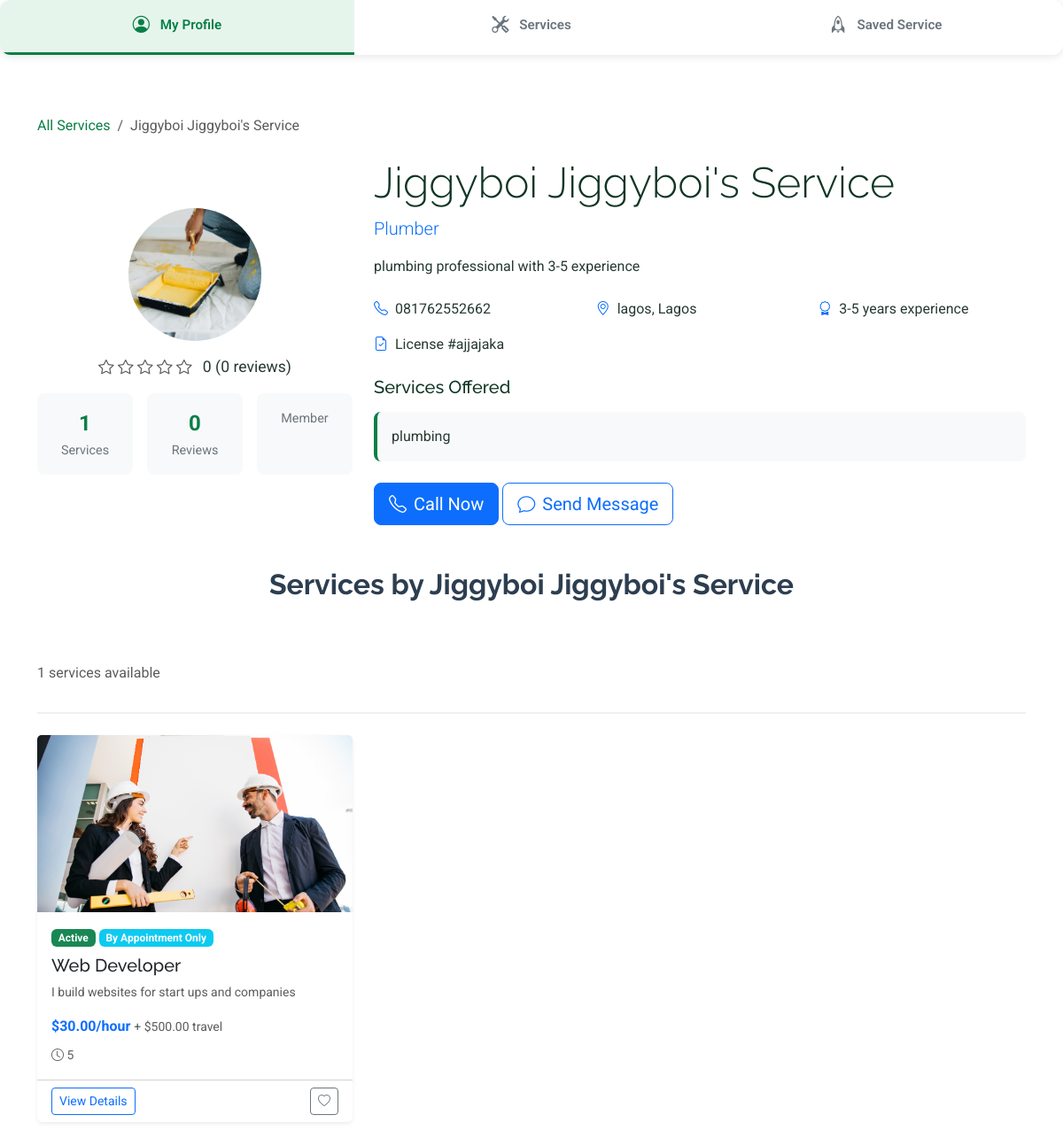
Page /craftsman/1/ on the committed database.
### findus/models.py (models this page shows, shortened)
class CraftsmanProfile(models.Model):
    SERVICE_CATEGORIES = [
    ('plumbing', 'Plumber'),
    ('electrical', 'Electrician'),
    ('ac_technician', 'AC Technician'),
    ('carpentry', 'Carpenter'),
    ('tiling', 'Tiler'),
    ('painting', 'Painter'),
    ('furniture_maker', 'Furniture Maker'),
    ('fumigation', 'Fumigator'),
    ('dstv_technician', 'DSTV Technician'),
    ('gas_appliance', 'Gas Appliance Technician'),
    ('pop_worker', 'POP Worker'),
    ('cleaning', 'Cleaner'),
    ('aluminium_worker', 'Aluminium Worker'),
    ('welding', 'Welder'),
    ('roofing', 'Roof Technician'),
    ('solar_power', 'Solar Power Technician'),
    ('masonry', 'Mason'),
    ('glass_partitioning', 'Glass/Partitioning Worker'),
    ('bricklayer', 'Bricklayer / Plasterer'),
    ('foreman', 'Foreman'),
    ('landscaping', 'Landscaping'),
    ('appliance_repair', 'Appliance Repair'),
    ('hvac', 'HVAC Services'),
    ('security_installation', 'CCTV / Security System Technician'),
    ('generator_technician', 'Generator Technician'),
    ('interior_design', 'Interior Designer'),
    ('flooring', 'Flooring / Epoxy Work'),
    ('metal_fabrication', 'Metal Fabrication'),
    ('waterproofing', 'Waterproofing Specialist'),
    ('pest_control', 'Pest Control'),
    ('scaffolding', 'Scaffolding Worker'),
    ('site_supervisor', 'Site Supervisor'),
    ('other', 'Other'),
]
    user_profile = models.OneToOneField('UserProfile', on_delete=models.CASCADE)
    business_name = models.CharField(max_length=255)
    service_category = models.CharField(
        max_length=100,
        choices=SERVICE_CATEGORIES
    )
    services_offered = models.TextField()
    service_area = models.CharField(max_length=255)
    years_of_experience = models.CharField(max_length=20, choices=[
        ('0-1', '0-1 years'),
        ('1-3', '1-3 years'),
        ('3-5', '3-5 years'),
        ('5+', '5+ years'),
    ])
    profile_photo = models.ImageField(upload_to='craftsman_profiles/', null=True, blank=True)
    license_number = models.CharField(max_length=100, blank=True, null=True)
    description = models.TextField()
    is_verified = models.BooleanField(default=False)
    rating = models.FloatField(default=0.0)
    created_at = models.DateTimeField(auto_now_add=True)
    updated_at = models.DateTimeField(auto_now=True)
    address = models.TextField()
    city = models.CharField(max_length=100)
    state = models.CharField(max_length=100)
    country = models.CharField(max_length=100)
    postal_code = models.CharField(max_length=20)
    phone = models.CharField(
        max_length=20
    )

class Service(models.Model):
    CATEGORY_CHOICES = [
        ('plumbing', 'Plumber'),
    ('electrical', 'Electrician'),
    ('ac_technician', 'AC Technician'),
    ('carpentry', 'Carpenter'),
    ('tiling', 'Tiler'),
    ('painting', 'Painter'),
    ('furniture_maker', 'Furniture Maker'),
    ('fumigation', 'Fumigator'),
    ('dstv_technician', 'DSTV Technician'),
    ('gas_appliance', 'Gas Appliance Technician'),
    ('pop_worker', 'POP Worker'),
    ('cleaning', 'Cleaner'),
    ('aluminium_worker', 'Aluminium Worker'),
    ('welding', 'Welder'),
    ('roofing', 'Roof Technician'),
    ('solar_power', 'Solar Power Technician'),
    ('masonry', 'Mason'),
    ('glass_partitioning', 'Glass/Partitioning Worker'),
    ('bricklayer', 'Bricklayer / Plasterer'),
    ('foreman', 'Foreman'),
    ('landscaping', 'Landscaping'),
    ('appliance_repair', 'Appliance Repair'),
    ('hvac', 'HVAC Services'),
    ('security_installation', 'CCTV / Security System Technician'),
    ('generator_technician', 'Generator Technician'),
    ('interior_design', 'Interior Designer'),
    ('flooring', 'Flooring / Epoxy Work'),
    ('metal_fabrication', 'Metal Fabrication'),
    ('waterproofing', 'Waterproofing Specialist'),
    ('pest_control', 'Pest Control'),
    ('scaffolding', 'Scaffolding Worker'),
    ('site_supervisor', 'Site Supervisor'),
    ('other', 'Other'),
    ]
    PRICE_TYPE_CHOICES = [
        ('hourly', 'Hourly Rate'),
        ('fixed', 'Fixed Price'),
    ]
    AVAILABILITY_CHOICES = [
        ('immediate', 'Immediately Available'),
        ('24_hours', 'Within 24 Hours'),
        ('48_hours', 'Within 48 Hours'),
        ('scheduled', 'By Appointment Only'),
    ]
    SERVICE_SCOPE_CHOICES = [
        ('small', 'Small Job (1-2 hours)'),
        ('medium', 'Medium Job (Half day)'),
        ('large', 'Large Job (Full day+)'),
        ('project', 'Multi-day Project'),
    ]
    craftsman = models.ForeignKey('CraftsmanProfile', on_delete=models.CASCADE)
    title = models.CharField(max_length=100)
    category = models.CharField(max_length=50, choices=CATEGORY_CHOICES)
    description = models.TextField()
    price_type = models.CharField(max_length=10, choices=PRICE_TYPE_CHOICES)
    hourly_rate = models.DecimalField(max_digits=8, decimal_places=2, null=True, blank=True)
    fixed_price = models.DecimalField(max_digits=8, decimal_places=2, null=True, blank=True)
    estimated_duration = models.CharField(max_length=100)
    min_hours = models.CharField(max_length=100, blank=True)
    image = models.ImageField(upload_to='service_images/', null=True, blank=True)
    availability = models.CharField(
        max_length=20,
        choices=AVAILABILITY_CHOICES,
        default='immediate'
    )
    job_size = models.CharField(
        max_length=20,
        choices=SERVICE_SCOPE_CHOICES,
        default='medium'
    )
    materials_included = models.BooleanField(default=False)
    travel_fee = models.DecimalField(
        max_digits=6,
        decimal_places=2,
        null=True,
        blank=True
    )
    features = models.JSONField(default=list, blank=True)
    service_status = models.CharField(max_length=100)
    created_at = models.DateTimeField(auto_now_add=True)
    updated_at = models.DateTimeField(auto_now=True)

### findus/views.py (the view)
# urls.py: path('craftsman/<int:craftsman_id>/', views.craftsman_public_profile, name='craftsman_public_profile'),
def craftsman_public_profile(request, craftsman_id):
    craftsman = get_object_or_404(
        CraftsmanProfile.objects.select_related(
            'user_profile',
            'user_profile__user'
        ),
        id=craftsman_id
    )
    services = Service.objects.filter(
        craftsman=craftsman,
        service_status='Active'
    ).annotate(
        avg_rating=Avg('reviews__rating'),
        review_count=Count('reviews')
    ).order_by('-created_at')
    paginator = Paginator(services, 6)
    page_number = request.GET.get('page')
    page_obj = paginator.get_page(page_number)
    total_reviews = Review.objects.filter(service__craftsman=craftsman).count()
    avg_rating = Review.objects.filter(
        service__craftsman=craftsman
    ).aggregate(avg_rating=Avg('rating'))['avg_rating'] or 0
    craftsman_stats = {
        'total_services': services.count(),
        'total_reviews': total_reviews,
        'avg_rating': round(avg_rating, 1) if avg_rating else 0,
        'member_since': craftsman.created_at
    }
    context = {
        'craftsman': craftsman,
        'services': page_obj,
        'craftsman_stats': craftsman_stats,
    }
    return render(request, 'craftsman_public_profile.html', context)

### findus/templates/craftsman_public_profile.html (shortened to what this page needs)
{% load static %}
<!DOCTYPE html>
<html lang="en">
<head>
  <link href="{% static 'assets/vendor/bootstrap/css/bootstrap.min.css' %}" rel="stylesheet">
  <link href="{% static 'assets/vendor/bootstrap-icons/bootstrap-icons.css' %}" rel="stylesheet">
  <link href="{% static 'assets/vendor/aos/aos.css' %}" rel="stylesheet">
  <link href="{% static 'assets/vendor/swiper/swiper-bundle.min.css' %}" rel="stylesheet">
  <link href="{% static 'assets/css/main.css' %}" rel="stylesheet">
</head>
<body class="agent-profile-page">
  <main class="main">
    <div class="dashboard-tabs">
        <a href="{% url 'customer_profile' %}" class="tab active">
            <i class="bi bi-person-circle"></i> My Profile
        </a>
        <a href="{% url 'customer_dashboard' %}" class="tab">
            <i class="bi bi-tools"></i> Services
        </a>
        <a href="{% url 'saved_services' %}" class="tab">
            <i class="bi bi-rocket"></i> Saved Service
        </a>
    </div>
    <div class="container py-5">
        <nav aria-label="breadcrumb" class="mb-4">
            <ol class="breadcrumb">
                <li class="breadcrumb-item"><a href="{% url 'customer_dashboard' %}">All Services</a></li>
                <li class="breadcrumb-item active">{{ craftsman.business_name }}</li>
            </ol>
        </nav>
        <div class="row align-items-center mb-5">
            <div class="col-lg-4 text-center">
                <div class="craftsman-avatar-large mb-3">
                    {% if craftsman.profile_photo %}
                        <img src="{{ craftsman.profile_photo.url }}" alt="{{ craftsman.business_name }}" class="img-fluid rounded-circle" style="width: 150px; height: 150px; object-fit: cover;">
                    {% else %}
                        <img src="{% static 'assets/img/default-avatar.jpg' %}" alt="Default avatar" class="img-fluid rounded-circle" style="width: 150px; height: 150px; object-fit: cover;">
                    {% endif %}
                </div>
                <div class="craftsman-stats">
                    <div class="rating-large mb-2">
                        {% for i in "12345" %}
                            <i class="bi bi-star{% if i|add:0 <= craftsman_stats.avg_rating %}fill text-warning{% else %} text-muted{% endif %}"></i>
                        {% endfor %}
                        <span class="ms-2">{{ craftsman_stats.avg_rating }} ({{ craftsman_stats.total_reviews }} reviews)</span>
                    </div>
                    <div class="stats-grid">
                        <div class="stat-item">
                            <strong>{{ craftsman_stats.total_services }}</strong>
                            <span>Services</span>
                        </div>
                        <div class="stat-item">
                            <strong>{{ craftsman_stats.total_reviews }}</strong>
                            <span>Reviews</span>
                        </div>
                        <div class="stat-item">
                            <span>Member</span>
                        </div>
                    </div>
                </div>
            </div>
            <div class="col-lg-8">
                <div class="craftsman-info">
                    <h1 class="display-5 mb-2">{{ craftsman.business_name }}</h1>
                    <p class="lead text-primary mb-3">{{ craftsman.get_service_category_display }}</p>
                    {% if craftsman.description %}
                    <div class="craftsman-bio mb-4">
                        <p class="mb-0">{{ craftsman.description }}</p>
                    </div>
                    {% endif %}
                    <div class="contact-info-grid mb-4">
                        <div class="contact-item">
                            <i class="bi bi-telephone text-primary"></i>
                            <span>{{ craftsman.phone }}</span>
                        </div>
                        <div class="contact-item">
                            <i class="bi bi-geo-alt text-primary"></i>
                            <span>{{ craftsman.city }}, {{ craftsman.state }}</span>
                        </div>
                        <div class="contact-item">
                            <i class="bi bi-award text-primary"></i>
                            <span>{{ craftsman.get_years_of_experience_display }} experience</span>
                        </div>
                        {% if craftsman.license_number %}
                        <div class="contact-item">
                            <i class="bi bi-file-earmark-check text-primary"></i>
                            <span>License #{{ craftsman.license_number }}</span>
                        </div>
                        {% endif %}
                    </div>
                    <div class="services-offered mb-4">
                        <h5 class="mb-3">Services Offered</h5>
                        <div class="services-tags">
                            {{ craftsman.services_offered }}
                        </div>
                    </div>
                    <div class="action-buttons">
                        <a href="tel:{{ craftsman.phone }}" class="btn btn-primary btn-lg">
                            <i class="bi bi-telephone me-2"></i>Call Now
                        </a>
                        <button class="btn btn-outline-primary btn-lg" onclick="showMessageModal('{{ craftsman.id }}')">
                            <i class="bi bi-chat me-2"></i>Send Message
                        </button>
                    </div>
                </div>
            </div>
        </div>
        <div class="services-section">
            <div class="section-header mb-4">
                <h2 class="section-title">Services by {{ craftsman.business_name }}</h2>
                <p class="text-muted">{{ craftsman_stats.total_services }} services available</p>
            </div>
            {% if services %}
            <div class="row g-4">
                {% for service in services %}
                <div class="col-lg-4 col-md-6">
                    <div class="service-card card border-0 shadow-sm h-100">
                        <a href="{% url 'service_detail' service.id %}">
                            {% if service.image %}
                                <img src="{{ service.image.url }}" class="card-img-top" alt="{{ service.title }}" style="height: 200px; object-fit: cover;">
                            {% else %}
                                <img src="{% static 'assets/img/default-service.jpg' %}" class="card-img-top" alt="Default service" style="height: 200px; object-fit: cover;">
                            {% endif %}
                        </a>
                        <div class="card-body">
                            <div class="service-status mb-2">
                                <span class="badge bg-success">{{ service.service_status }}</span>
                                <span class="badge bg-info">{{ service.get_availability_display }}</span>
                            </div>
                            <h5 class="card-title">
                                <a href="{% url 'service_detail' service.id %}" class="text-decoration-none text-dark">
                                    {{ service.title }}
                                </a>
                            </h5>
                            <p class="card-text text-muted small">{{ service.description|truncatewords:20 }}</p>
                            <div class="service-price mb-2">
                                <strong class="text-primary">
                                    {% if service.price_type == 'hourly' %}
                                        ${{ service.hourly_rate }}/hour
                                    {% else %}
                                        ${{ service.fixed_price }}
                                    {% endif %}
                                </strong>
                                {% if service.travel_fee %}
                                    <small class="text-muted">+ ${{ service.travel_fee }} travel</small>
                                {% endif %}
                            </div>
                            <div class="service-meta">
                                <small class="text-muted">
                                    <i class="bi bi-clock"></i> {{ service.estimated_duration }}
                                </small>
                            </div>
                        </div>
                        <div class="card-footer bg-transparent">
                            <div class="service-actions">
                                <a href="{% url 'service_detail' service.id %}" class="btn btn-sm btn-outline-primary">View Details</a>
                                <button class="btn btn-sm btn-outline-secondary" onclick="addToFavorites({{ service.id }})">
                                    <i class="bi bi-heart"></i>
                                </button>
                            </div>
                        </div>
                    </div>
                </div>
                {% endfor %}
            </div>
            {% else %}
            <div class="text-center py-5">
                <i class="bi bi-tools display-1 text-muted"></i>
                <h4 class="mt-3">No services available</h4>
                <p class="text-muted">This craftsman hasn't added any services yet.</p>
            </div>
            {% endif %}
        </div>
    </div>
  </main>
</body>
</html>

### rows in the picture
CraftsmanProfile: business_name "Jiggyboi Jiggyboi's Service", profile_photo (picture), service_category "Plumber", description "plumbing professional with 3-5 experience", phone "081762552662", city "lagos", state "Lagos", years_of_experience "3-5 years", license_number "ajjajaka", services_offered "plumbing"
Service: image (picture), service_status "Active", availability "By Appointment Only", title "Web Developer", description "I build websites for start ups and companies", hourly_rate "30.00", travel_fee "500.00", estimated_duration "5"

### other values in the picture
{{ craftsman_stats.avg_rating }} "0"
{{ craftsman_stats.total_reviews }} "0"
{{ craftsman_stats.total_services }} "1"
